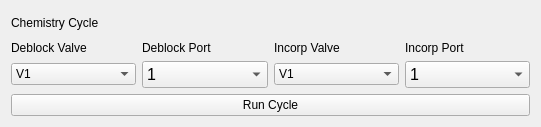
      <widget class="QWidget" name="layoutWidget_21">
       <property name="geometry">
        <rect>
         <x>10</x>
         <y>280</y>
         <width>541</width>
         <height>127</height>
        </rect>
       </property>
       <layout class="QVBoxLayout" name="verticalLayout_11">
        <item>
         <widget class="QLabel" name="Sbscyclelabel">
          <property name="text">
           <string>Chemistry Cycle</string>
          </property>
         </widget>
        </item>
        <item>
         <layout class="QGridLayout" name="gridLayout_2">
          <item row="0" column="0">
           <widget class="QLabel" name="Sbscycledeblocklabel">
            <property name="text">
             <string>Deblock Valve</string>
            </property>
           </widget>
          </item>
          <item row="0" column="1">
           <widget class="QLabel" name="Sbscycledeblocklabel_2">
            <property name="text">
             <string>Deblock Port</string>
            </property>
           </widget>
          </item>
          <item row="0" column="2">
           <widget class="QLabel" name="Sbs">
            <property name="text">
             <string>Incorp Valve</string>
            </property>
           </widget>
          </item>
          <item row="0" column="3">
           <widget class="QLabel" name="Sbs_2">
            <property name="text">
             <string>Incorp Port</string>
            </property>
           </widget>
          </item>
          <item row="1" column="0">
           <widget class="QComboBox" name="SBSCycleDeblockValve">
            <item>
             <property name="text">
              <string>V1</string>
             </property>
            </item>
            <item>
             <property name="text">
              <string>V2</string>
             </property>
            </item>
            <item>
             <property name="text">
              <string>V3</string>
             </property>
            </item>
           </widget>
          </item>
          <item row="1" column="1">
           <widget class="QComboBox" name="Port_4">
            <property name="font">
             <font>
              <pointsize>12</pointsize>
             </font>
            </property>
            <item>
             <property name="text">
              <string>1</string>
             </property>
            </item>
            <item>
             <property name="text">
              <string>2</string>
             </property>
            </item>
            <item>
             <property name="text">
              <string>3</string>
             </property>
            </item>
            <item>
             <property name="text">
              <string>4</string>
             </property>
            </item>
            <item>
             <property name="text">
              <string>5</string>
             </property>
            </item>
            <item>
             <property name="text">
              <string>6</string>
             </property>
            </item>
            <item>
             <property name="text">
              <string>7</string>
             </property>
            </item>
            <item>
             <property name="text">
              <string>8</string>
             </property>
            </item>
           </widget>
          </item>
          <item row="1" column="2">
           <widget class="QComboBox" name="SBSCycleIncorpValve">
            <item>
             <property name="text">
              <string>V1</string>
             </property>
            </item>
            <item>
             <property name="text">
              <string>V2</string>
             </property>
            </item>
            <item>
             <property name="text">
              <string>V3</string>
             </property>
            </item>
           </widget>
          </item>
          <item row="1" column="3">
           <widget class="QComboBox" name="Port_5">
            <property name="font">
             <font>
              <pointsize>12</pointsize>
             </font>
            </property>
            <item>
             <property name="text">
              <string>1</string>
             </property>
            </item>
            <item>
             <property name="text">
              <string>2</string>
             </property>
            </item>
            <item>
             <property name="text">
              <string>3</string>
             </property>
            </item>
            <item>
             <property name="text">
              <string>4</string>
             </property>
            </item>
            <item>
             <property name="text">
              <string>5</string>
             </property>
            </item>
            <item>
             <property name="text">
              <string>6</string>
             </property>
            </item>
            <item>
             <property name="text">
              <string>7</string>
             </property>
            </item>
            <item>
             <property name="text">
              <string>8</string>
             </property>
            </item>
           </widget>
          </item>
         </layout>
        </item>
        <item>
         <widget class="QPushButton" name="SBSCycleRun">
          <property name="text">
           <string>Run Cycle</string>
          </property>
         </widget>
        </item>
       </layout>
      </widget>
